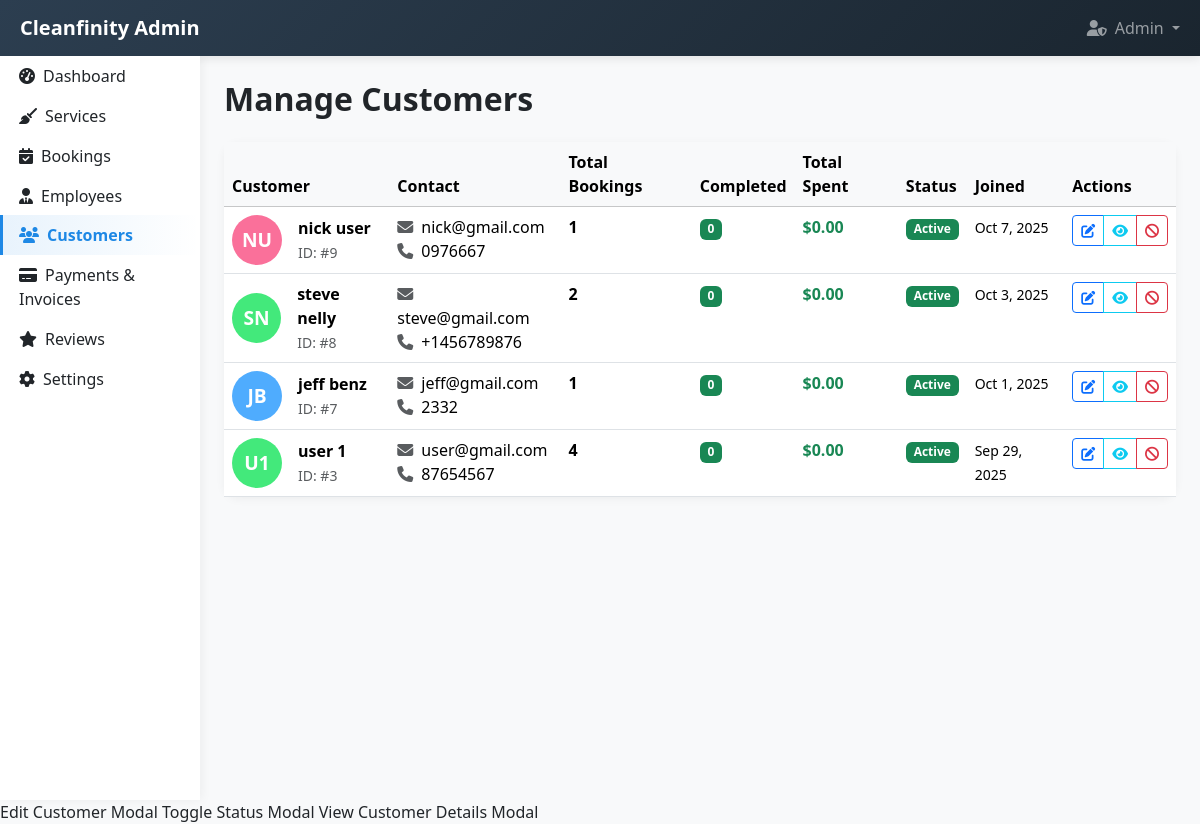
The page /admin/customers.php (signed in) on the database its author committed.
### tables this page shows
CREATE TABLE `users` (
  `id` int(11) NOT NULL,
  `username` varchar(50) NOT NULL,
  `email` varchar(100) NOT NULL,
  `password` varchar(255) NOT NULL,
  `first_name` varchar(50) NOT NULL,
  `last_name` varchar(50) NOT NULL,
  `phone` varchar(20) DEFAULT NULL,
  `address` text DEFAULT NULL,
  `role` enum('customer','staff','admin') DEFAULT 'customer',
  `status` enum('active','inactive') DEFAULT 'active',
  `availability` enum('available','unavailable') DEFAULT 'available',
  `created_at` timestamp NOT NULL DEFAULT current_timestamp(),
  `updated_at` timestamp NOT NULL DEFAULT current_timestamp() ON UPDATE current_timestamp()
);

### admin/customers.php (the view, shortened to what this page needs)
<?php
$database = new Database();
$db = $database->getConnection();
$customers_query = "
    SELECT u.*,
           COUNT(DISTINCT b.id) AS total_bookings,
           COUNT(DISTINCT CASE WHEN b.booking_status = 'completed' THEN b.id END) AS completed_bookings,
           COALESCE(SUM(CASE WHEN b.booking_status = 'completed' THEN s.price ELSE 0 END), 0) AS total_spent
    FROM users u
    LEFT JOIN bookings b ON u.id = b.customer_id
    LEFT JOIN services s ON b.service_id = s.id
    WHERE u.role = 'customer'
    GROUP BY u.id
    ORDER BY u.created_at DESC
";
$customers = $db->query($customers_query);
?>
<!DOCTYPE html>
<html lang="en">
<head>
    <link href="https://cdn.jsdelivr.net/npm/bootstrap@5.3.2/dist/css/bootstrap.min.css" rel="stylesheet">
    <link href="https://cdnjs.cloudflare.com/ajax/libs/font-awesome/6.5.0/css/all.min.css" rel="stylesheet">
</head>
<body>
    <?php include 'includes/navbar.php'; ?>
    <div class="container-fluid">
        <div class="row">
            <?php include 'includes/sidebar.php'; ?>
            <div class="col-md-10 p-4">
                <div class="d-flex justify-content-between align-items-center mb-4">
                    <h2 class="fw-bold mb-0">Manage Customers</h2>
                </div>
                <div class="card table-card">
                    <div class="card-body p-0">
                        <div class="table-responsive">
                            <table class="table table-hover mb-0">
                                <thead class="table-light">
                                    <tr>
                                        <th>Customer</th>
                                        <th>Contact</th>
                                        <th>Total Bookings</th>
                                        <th>Completed</th>
                                        <th>Total Spent</th>
                                        <th>Status</th>
                                        <th>Joined</th>
                                        <th>Actions</th>
                                    </tr>
                                </thead>
                                <tbody>
                                    <?php while ($customer = $customers->fetch(PDO::FETCH_ASSOC)):
                                        $colors = ['#667eea', '#f093fb', '#4facfe', '#43e97b', '#fa709a'];
                                        $color = $colors[$customer['id'] % count($colors)];
                                    ?>
                                    <tr>
                                        <td>
                                            <div class="d-flex align-items-center">
                                                <div class="customer-avatar me-3" style="background: <?php echo $color; ?>">
                                                    <?php echo strtoupper(substr($customer['first_name'], 0, 1) . substr($customer['last_name'], 0, 1)); ?>
                                                </div>
                                                <div>
                                                    <div class="fw-semibold"><?php echo htmlspecialchars($customer['first_name'] . ' ' . $customer['last_name']); ?></div>
                                                    <small class="text-muted">ID: #<?php echo $customer['id']; ?></small>
                                                </div>
                                            </div>
                                        </td>
                                        <td>
                                            <div><i class="fas fa-envelope text-muted me-2"></i><?php echo htmlspecialchars($customer['email']); ?></div>
                                            <div><i class="fas fa-phone text-muted me-2"></i><?php echo htmlspecialchars($customer['phone']); ?></div>
                                        </td>
                                        <td class="fw-semibold"><?php echo $customer['total_bookings']; ?></td>
                                        <td>
                                            <span class="badge bg-success"><?php echo $customer['completed_bookings']; ?></span>
                                        </td>
                                        <td class="fw-semibold text-success">$<?php echo number_format($customer['total_spent'], 2); ?></td>
                                        <td>
                                            <span class="badge bg-<?php echo $customer['status'] === 'active' ? 'success' : 'secondary'; ?>">
                                                <?php echo ucfirst($customer['status']); ?>
                                            </span>
                                        </td>
                                        <td><small><?php echo date('M j, Y', strtotime($customer['created_at'])); ?></small></td>
                                        <td>
                                            <div class="btn-group" role="group">
                                                <button class="btn btn-sm btn-outline-primary"
                                                        onclick="editCustomer(<?php echo htmlspecialchars(json_encode($customer)); ?>)"
                                                        title="Edit">
                                                    <i class="fas fa-edit"></i>
                                                </button>
                                                <button class="btn btn-sm btn-outline-info"
                                                        onclick="viewCustomerDetails(<?php echo $customer['id']; ?>)"
                                                        title="View Details">
                                                    <i class="fas fa-eye"></i>
                                                </button>
                                                <button class="btn btn-sm btn-outline-<?php echo $customer['status'] === 'active' ? 'danger' : 'success'; ?>"
                                                        onclick="toggleStatus(<?php echo $customer['id']; ?>, '<?php echo $customer['status']; ?>', '<?php echo htmlspecialchars($customer['first_name'] . ' ' . $customer['last_name']); ?>')"
                                                        title="<?php echo $customer['status'] === 'active' ? 'Deactivate' : 'Activate'; ?>">
                                                    <i class="fas fa-<?php echo $customer['status'] === 'active' ? 'ban' : 'check'; ?>"></i>
                                                </button>
                                            </div>
                                        </td>
                                    </tr>
                                    <?php endwhile; ?>
                                </tbody>
                            </table>
                        </div>
                    </div>
                </div>
            </div>
        </div>
    </div>
     Edit Customer Modal
     Toggle Status Modal
     View Customer Details Modal
</body>
</html>

### admin/customers.php (style rules this page uses)
:root { --primary-green: #43A047; --primary-blue: #1E88E5; --admin-dark: #2c3e50; --admin-darker: #1a252f; }
body { background-color: #f8f9fa; }
.table-card { border: none; border-radius: 15px; box-shadow: 0 2px 10px rgba(0,0,0,0.05); }
.customer-avatar { width: 50px; height: 50px; border-radius: 50%; display: flex; align-items: center; justify-content: center; font-weight: bold; font-size: 1.2rem; color: white; }

### rows shown on the page
users: first_name+last_name "NU", first_name+last_name "nick user", id "9", email "nick@gmail.com", phone "0976667", total_bookings "1", completed_bookings "0", total_spent "0.00", status "Active", created_at "Oct 7, 2025"
users: first_name+last_name "SN", first_name+last_name "steve nelly", id "8", email "steve@gmail.com", phone "+1456789876", total_bookings "2", completed_bookings "0", total_spent "0.00", status "Active", created_at "Oct 3, 2025"
users: first_name+last_name "JB", first_name+last_name "jeff benz", id "7", email "jeff@gmail.com", phone "2332", total_bookings "1", completed_bookings "0", total_spent "0.00", status "Active", created_at "Oct 1, 2025"
users: first_name+last_name "U1", first_name+last_name "user 1", id "3", email "user@gmail.com", phone "87654567", total_bookings "4", completed_bookings "0", total_spent "0.00", status "Active", created_at "Sep 29, 2025"

### other values the page prints
$_SESSION['first_name'] "Admin"
